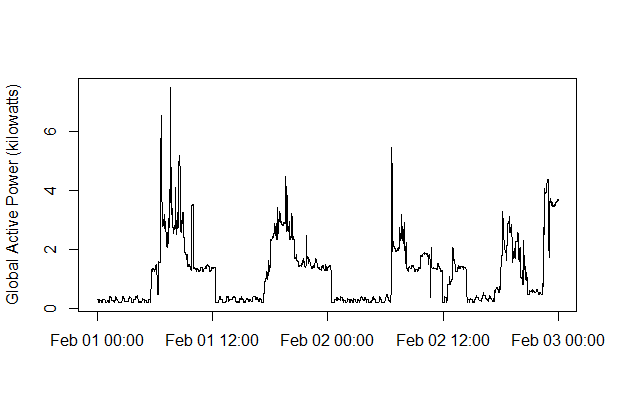

This chart was generated by the following R code:
Sys.setlocale("LC_TIME", "English")
## [1] "English_United States.1252"
date_converted <- as.Date(data[, 1], format = "%d/%m/%Y")
time_converted <- strptime(data[, 2], format = "%H:%M:%S")
time_axis <- as.POSIXct(paste(date_converted, data[, 2]))
plot(time_axis, data[, 3], xlab = "", ylab = "Global Active Power (kilowatts)", type = "l")
